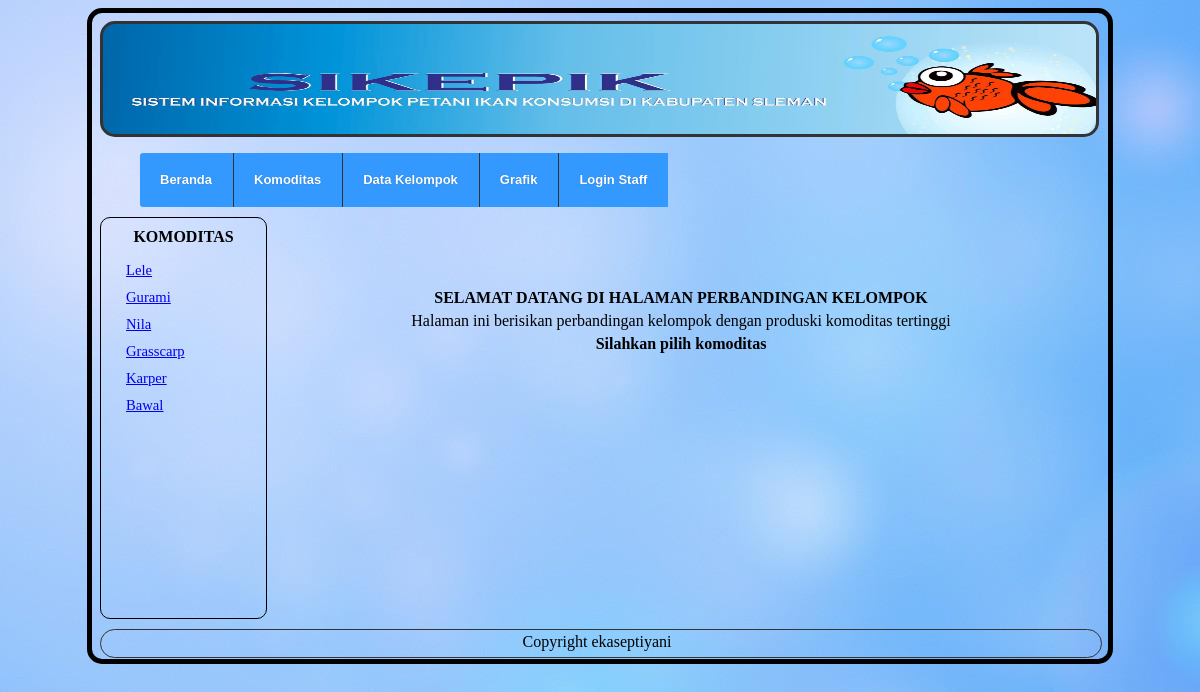
Page /index-1.php on the committed database.
### tables this page shows
CREATE TABLE `komoditas` (
  `id_komoditas` int(11) NOT NULL AUTO_INCREMENT,
  `nama` varchar(120) NOT NULL,
  PRIMARY KEY (`id_komoditas`),
  KEY `id_komoditas` (`id_komoditas`),
  KEY `id_komoditas_2` (`id_komoditas`)
);

### index-1.php (the view, shortened to what this page needs)
<!DOCTYPE html>
<html>
    <head>
        <link rel="stylesheet" type="text/css" href="style.css" />
  </head>
  <body>
      <div id="kanvas">
          <div id="header"></div>
           <div id="menu">
              <ul class ="nav">
                  <li><a href="index.php">Beranda</a></li>
                  <li><a href="index-1.php">Komoditas</a></li>
                  <li><a href="index-2.php">Data Kelompok</a></li>
				  <li><a href="grafik.php">Grafik</a></li>
                  <li><a href="../sikepik/admin/index.php">Login Staff</a></li>
              </ul>
          </div>
          <div id="komoditas">
              <div class="isibar">
                  <center>KOMODITAS</center>
              <ul>
				<?php
					$sql_kom = "select * from komoditas";
					$sql_kom_exec = mysql_query($sql_kom);
					while($kom = mysql_fetch_assoc($sql_kom_exec)){
						echo '<li><a href="index-1.php?id='.$kom['id_komoditas'].'">'. $kom['nama'] .'</a></li>';
					}
				?>
				</ul>
              </div>
          </div>
          <div id="perbandingan"> </br></br></br>
		  <center><strong>	<a>	SELAMAT DATANG DI HALAMAN PERBANDINGAN KELOMPOK </strong></br>
								Halaman ini berisikan perbandingan kelompok dengan produski komoditas tertinggi</br>
								<strong>Silahkan pilih komoditas</center></strong>
          </div>
          <div id="footer">
              <div class=""><center>Copyright ekaseptiyani &nbsp;
</div>
          </div>
      </div>
  </body>
</html>

### style.css (style rules this page uses)
body { background: url(img/biru.jpg); }
#kanvas { width : 1000px; height : 630px; margin : 0 auto; padding : 8px; border : solid 5px black ; -moz-border-radius: 15px; -khtml-border-radius: 15px; -webkit-border-radius: 15px; border-radius: 15px; line-height: 23px; }
#header { width : 963px; height : 80px; background-color : ; background-image: url("img/header.png"); background-size: 1000px 110px; background-repeat: no-repeat; border : solid 3px #333; padding: 15px; -moz-border-radius: 15px; -khtml-border-radius: 15px; -webkit-border-radius: 15px; border-radius: 15px; margin: 0; line-height: 23px; color: black; }
#menu { width : 975px; height : 70px; background-color :; margin-top : 0 auto; padding : ; float : left; border : ; color: black; }
.isibar { font : bold 13pt cambria; margin : 10px ; overflow-y: ; overflow-x: hidden; font : bold 12pt cambria; weight: 360px; height: 370px; font : 12px; }
.isibar ul { margin-left : -25px; }
.isibar ul li { font : normal normal 11pt cambria; list-style : none; padding-bottom : 10px; }
#footer { width : 1000px; height : 27px; background-color : ; border : solid 1px #333; margin-top : 10px; -moz-border-radius: 15px; -khtml-border-radius: 15px; -webkit-border-radius: 15px; border-radius: 15px; line-height: 23px; float : center; }
#komoditas { width : 165px; height : 400px; background-color : ; margin-top : 10px; margin-right : 10px; float : left; font : 12px; -moz-border-radius: 10px; -khtml-border-radius: 10px; -webkit-border-radius: 10px; border-radius: 10px; line-height: 18px; border : solid 1px black; }
#perbandingan { width : 808px; height : 400px; background-color : ; margin-top : 10px; float : left; -moz-border-radius: 15px; -khtml-border-radius: 15px; -webkit-border-radius: 15px; border-radius: 15px; line-height: 23px; }
ul { list-style: none; }
body { font-family: 'cambria', serif; }
.nav a { text-decoration: none; }
.nav li { list-style: none; }
.nav { display: inline-block; position: relative; cursor: default; z-index: 500; }
.nav > li { display: block; float: left; }
.nav > li > a { position: relative; display: block; z-index: 510; height: 54px; padding: 0 20px; line-height: 54px; font-family: Helvetica, Arial, sans-serif; font-weight: bold; font-size: 13px; color: #ffffff; text-shadow: 0 0 1px rgba(0,0,0,.35); background: #3399ff; border-left: 1px solid #333333; border-right: 1px solid #3399ff; -webkit-transition: all .3s ease; -moz-transition: all .3s ease; -o-transition: all .3s ease; -ms-transition: all .3s ease; transition: all .3s ease; }
.nav > li:first-child > a { border-radius: 3px 0 0 3px; border-left: none; }

### rows in the picture
komoditas: nama "Lele"
komoditas: nama "Gurami"
komoditas: nama "Nila"
komoditas: nama "Grasscarp"
komoditas: nama "Karper"
komoditas: nama "Bawal"
